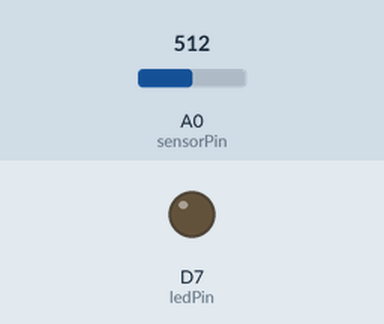
Bench run of a sketch on a simulated ESP8266 (NodeMCU). Parts: output pins drawn as LEDs (lit = HIGH). The test bench sets the inputs (shaded band); at power-on: A0 (sensorPin) = 512. WiFi joins after 1.5 s; servers stay silent unless stated; uploads are accepted with an empty reply; what the sketch prints to the serial monitor is not drawn.

Above: at 3.1 s.
3.2 s: A0 (sensorPin) set to 490
At 5.6 s:
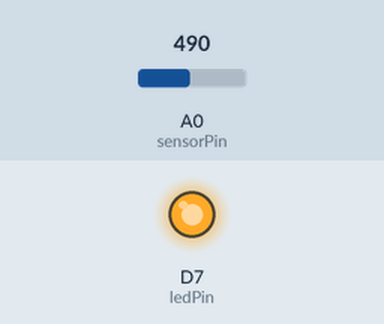
6.2 s: A0 (sensorPin) set to 510
At 7.3 s:
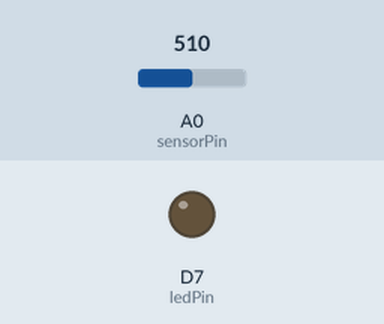
9.2 s: A0 (sensorPin) set to 306
At 12.1 s:
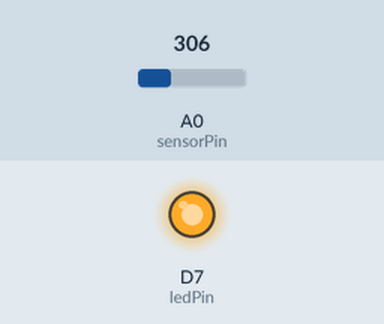
Timing chart, 0 to 13.6 s (numbered marks = the images above; inputs shaded):
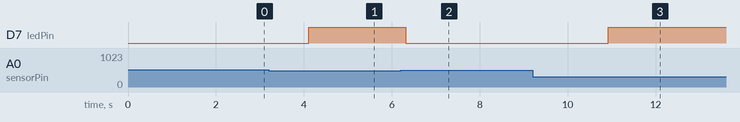

The sketch:

circuito_sensor_led.ino
```cpp
#include <ESP8266WiFi.h>
#include <ESP8266HTTPClient.h>
#include <WiFiClientSecure.h>     // HTTPS
#include <ArduinoJson.h>
// link do editável do json: https://www.npoint.io/docs/331b63edb4ef3ad99b38

// ------ config do wifi -----
const char* ssid = "VENDO CRACK";     // <-- Nome da rede
const char* password = "jonasmama10bolas"; // <-- Senha da rede

// ----- config do sensor -----
const int sensorPin = A0;     // Sensor de luz no A0
const int ledPin = D7;        // LED no D7
int limiteLuminosidade = 500; // Valor padrão caso não consiga baixar o JSON

// ----- url do backend (API Gateway) -----
const char* GATEWAY_IP = "192.168.15.5"; // IP do seu Mac
const int GATEWAY_PORT = 5001;
String configUrl = String("http://") + GATEWAY_IP + ":" + String(GATEWAY_PORT) + "/controle/config";
String logUrl    = String("http://") + GATEWAY_IP + ":" + String(GATEWAY_PORT) + "/logging/log";

void setup() {
  Serial.begin(115200); // Inicia a comunicação serial com o computador e estabelece a taxa de transmissão
  pinMode(ledPin, OUTPUT); // Saída
  digitalWrite(ledPin, LOW); // Led desligado

  Serial.println("Conectando ao Wi-Fi...");
  WiFi.begin(ssid, password);
  while (WiFi.status() != WL_CONNECTED) {
    delay(500);
    Serial.print(".");
  }
  Serial.println("\nWi-Fi conectado!");

  // Mostra o IP do ESP8266
  Serial.print("IP do ESP8266: ");
  Serial.println(WiFi.localIP());

  // Teste de resolução de IP
  Serial.print("Pingando o gateway... ");
  IPAddress gatewayIp;
  if (WiFi.hostByName(GATEWAY_IP, gatewayIp)) {
    Serial.print("Resolveu o IP: ");
    Serial.println(gatewayIp);
  } else {
    Serial.println("Não resolveu o IP!");
  }

  // Teste de conexão TCP
  WiFiClient testClient;
  Serial.print("Testando conexão com o gateway... ");
  if (testClient.connect(GATEWAY_IP, GATEWAY_PORT)) {
    Serial.println("Conexão OK!");
    testClient.stop();
  } else {
    Serial.println("Falha na conexão!");
  }

  fetchConfig(); // Busca o limite de luz do JSON
}

unsigned long ultimaAtualizacao = 0;
const unsigned long intervaloAtualizacao = 5000; // 5.000 ms = 5 segundos

void loop() {
  int valorLuz = analogRead(sensorPin); // Lê o valor do sensor
  Serial.print("Luminosidade atual: ");
  Serial.println(valorLuz);
  Serial.print("Limite configurado: ");
  Serial.println(limiteLuminosidade);

  if (valorLuz < limiteLuminosidade) {
    digitalWrite(ledPin, HIGH);
    Serial.println("Luz FRACA → LED LIGADO");
  } else {
    digitalWrite(ledPin, LOW);
    Serial.println("Luz FORTE → LED DESLIGADO");
  }

  // Envia o log a cada leitura
  sendLog(valorLuz);

  // Atualiza o valor do limite a cada 5 segundos
  if (millis() - ultimaAtualizacao >= intervaloAtualizacao) {
    fetchConfig();
    ultimaAtualizacao = millis();
  }

  delay(2000); // Delay para leitura do sensor
}

void fetchConfig() {
  if (WiFi.status() == WL_CONNECTED) {
    HTTPClient http;
    WiFiClient client;

    http.begin(client, configUrl);
    int httpCode = http.GET();

    if (httpCode == 200) {
      String payload = http.getString();
      Serial.println("JSON recebido:");
      Serial.println(payload);

      StaticJsonDocument<200> doc;
      DeserializationError error = deserializeJson(doc, payload);

      if (!error && doc.containsKey("limite_luz")) {
        limiteLuminosidade = doc["limite_luz"];
        Serial.print("Novo limite configurado: ");
        Serial.println(limiteLuminosidade);
      } else {
        Serial.println("Erro ao interpretar JSON.");
      }
    } else {
      Serial.print("Erro HTTP: ");
      Serial.println(httpCode);
    }
    http.end();
  } else {
    Serial.println("Wi-Fi não conectado.");
  }
}

void sendLog(int valorLuz) {
  if (WiFi.status() == WL_CONNECTED) {
    HTTPClient http;
    WiFiClient client;

    http.begin(client, logUrl);
    http.addHeader("Content-Type", "application/json");

    String timestamp = String(millis());
    String payload = "{\"valor_luz\":" + String(valorLuz) + ",\"timestamp\":\"" + timestamp + "\"}";

    int httpCode = http.POST(payload);
    if (httpCode > 0) {
      String response = http.getString();
      Serial.println("Log enviado: " + response);
    } else {
      Serial.println("Erro ao enviar log: " + String(httpCode));
    }
    http.end();
  }
}
```

Measured:
- the behaviour switches between 500 and 499 on A0 (sensorPin) (found by bisection; images 0 and 1)
- after the input at 3.2 s, D7 (ledPin): LOW → HIGH after 0.91 s
- after the input at 6.2 s, D7 (ledPin): HIGH → LOW after 0.11 s
- after the input at 9.2 s, D7 (ledPin): LOW → HIGH after 1.7 s
